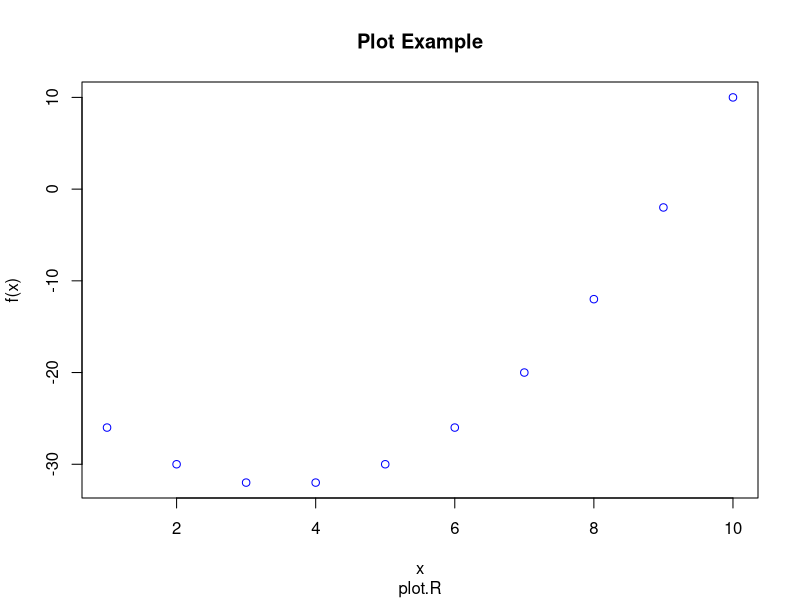
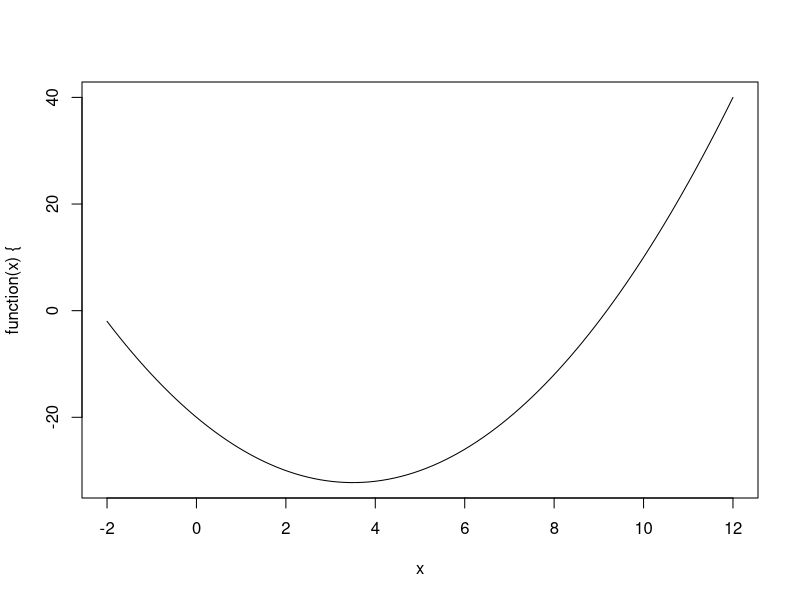

Generate these figures, in order, with R:
x <- c(1:10)
y <- x*x - 7*x - 20

x11()

plot(x, y, 
    main="Plot Example", # Title
    sub ="plot.R"      , # Sub title 
    xlab="x"           , # x label
    ylab="f(x)"        , # y label,
    col ="blue"        , # color
    type="p"             # type (p = points, also possible: l, b, c, o, h, s, S, na
    )


z <- locator(1) # wait for mouse click or enter pressed

plot (function(x) { x*x - 7*x - 20 },
      -2, 12)

z <- locator(1) # wait for mouse click or enter pressed
